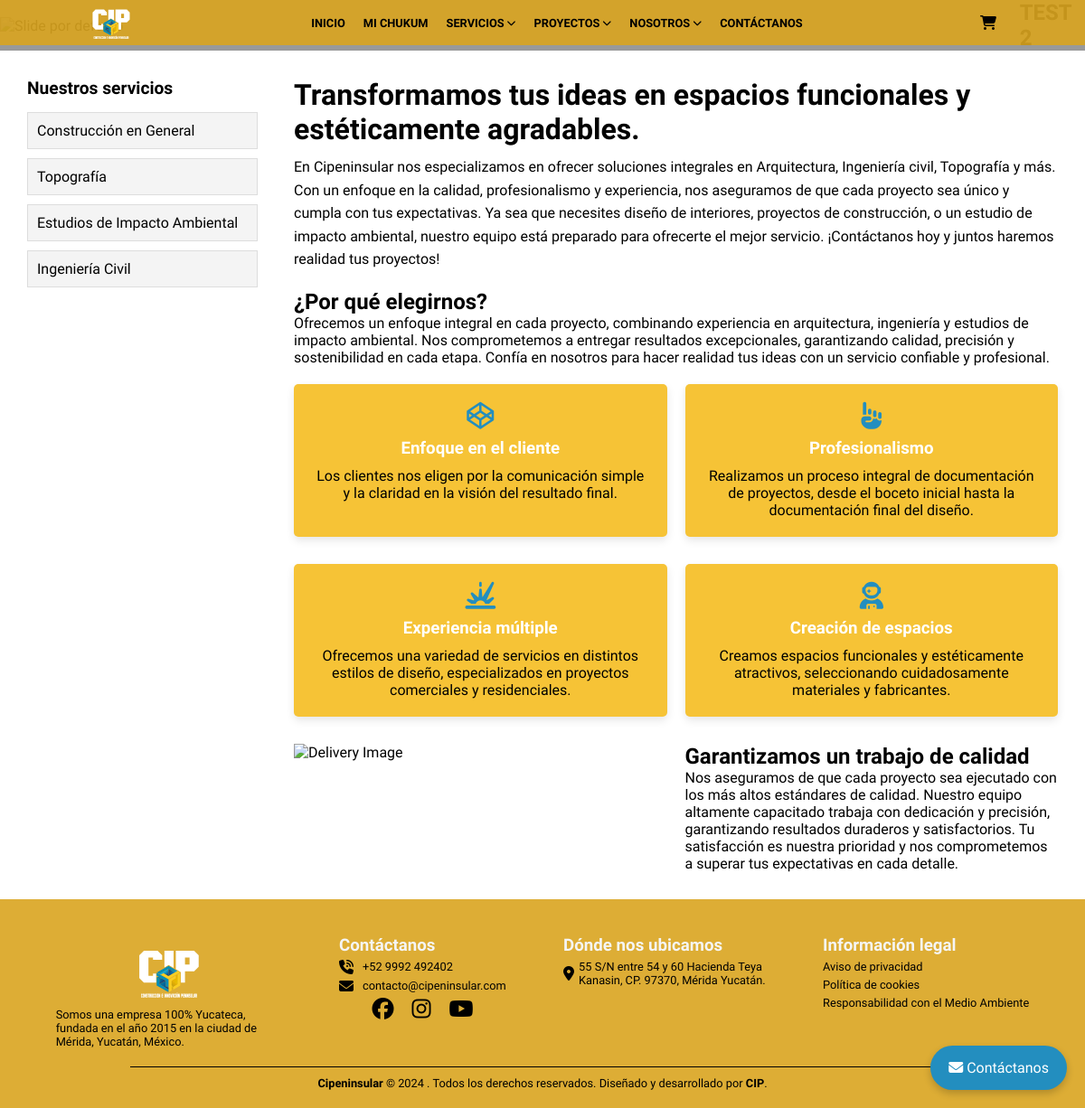
Before: /servicios-detallados/ with the older database file.
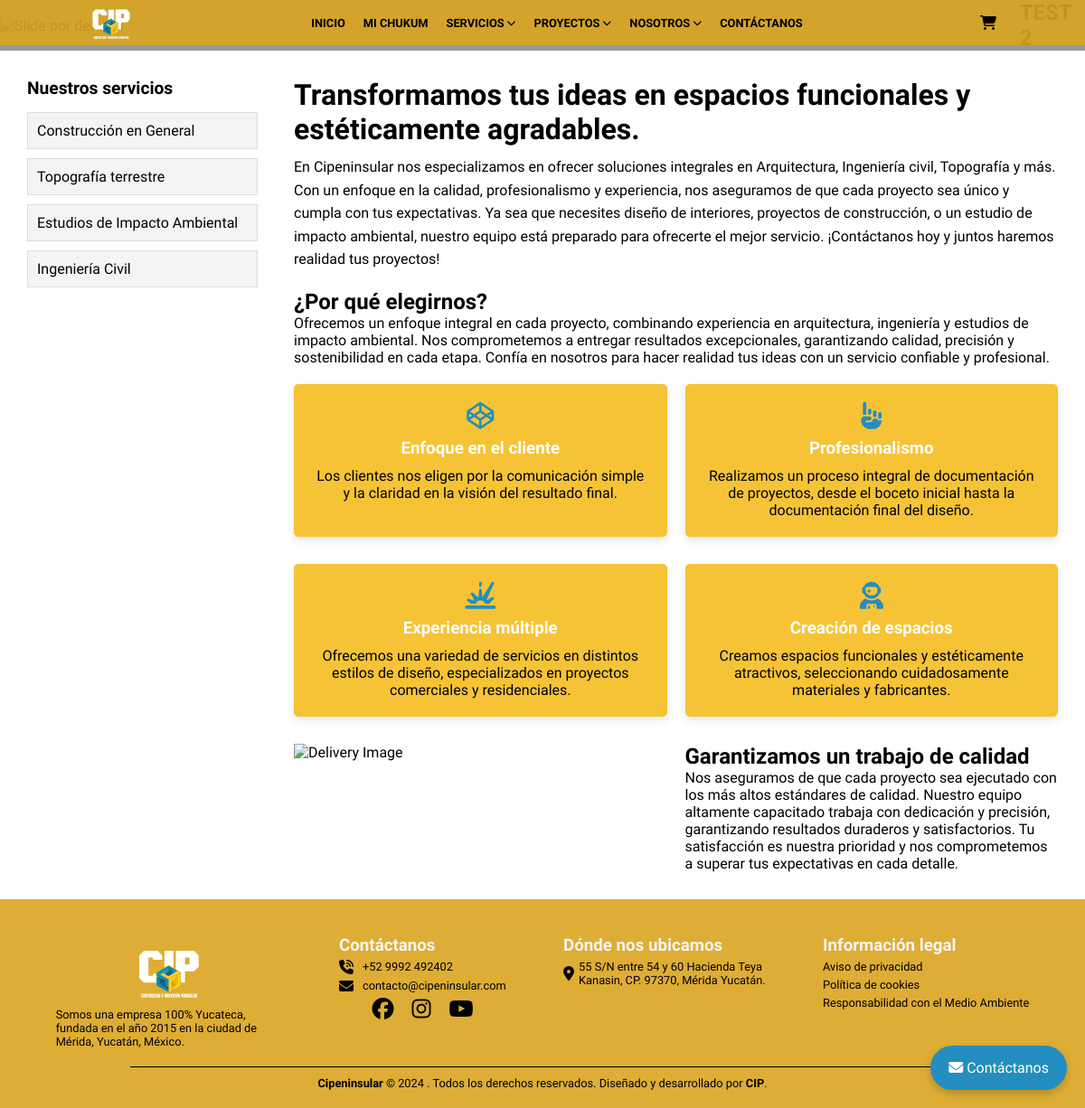
After: the same page with the newer database file.
### cip_main/models.py (models this page shows, shortened)
class Servicio(models.Model):
    titulo = models.CharField(max_length=200)
    descripcion = models.TextField()
    imagen = models.ImageField(upload_to='servicios/')
    icono = models.ImageField(
        upload_to='iconos/',  # Carpeta donde se guardarán las imágenes de los iconos
        blank=True,          # Opcional: Permitir que esté vacío
        null=True            # Opcional: Permitir que sea nulo
    )
    parent = models.ForeignKey(
        'self',  # Relación a sí mismo
        on_delete=models.CASCADE,  # Si eliminas un servicio, se eliminan los subservicios
        related_name='subservicios',  # Nombre de la relación inversa
        blank=True,  # Permitir que sea nulo (para servicios principales)
        null=True
    )

### cip_main/views.py (the view)
# urls.py: path('servicios-detallados/', views.detailed_services_view, name='servicios detallados'),
def detailed_services_view(request):
    servicio_id = request.GET.get('servicio_id')  # Obtenemos el servicio_id desde la URL
    servicios = Servicio.objects.filter(parent__isnull=True)
    subservicio = None  # O algún valor predeterminado
    slides = []
    if servicio_id:
        subservicio = get_object_or_404(Servicio, id=servicio_id)
        slides = Slide.objects.filter(servicio=subservicio)  # Filtramos por servicio
    return render(request, 'detailed-services.html', {
        'servicios':servicios,
        'subservicio':subservicio,
        'slides':slides,
    })

### cip_main/templates/detailed-services.html (shortened to what this page needs)
{% extends 'base.html' %}
{% load static %}
{% block header_class %}servicios detallados{% endblock %}
{% block hero %}
  <h1>TEST 2</h1>
{% endblock %}
{% block slides %}
<ul class="rslides">
  {% for slide in slides %}
    <li>
      <img src="{{ slide.imagen.url }}" alt="" />
    </li>
  {% empty %}
    <li>
    </li>
  {% endfor %}
</ul>
{% endblock %}
{% block content %}
<div id="detailed_services">
  <aside class="sidebar">
    <div class="services-list">
      <h3>Nuestros servicios</h3>
      <ul class="menu-services">
        {% for servicio in servicios %}
        <li class="item-service">
          <p>{{ servicio.titulo }}</p>
        </li>
        {% endfor %}
      </ul>
    </div>
  </aside>
  <main class="main-content">
    <div class="title">
      <h1>Transformamos tus ideas en espacios funcionales y estéticamente agradables.
      </h1>
      <p>
        En Cipeninsular nos especializamos en ofrecer soluciones integrales en Arquitectura, Ingeniería civil,
        Topografía y más. Con un enfoque en la calidad, profesionalismo y experiencia, nos aseguramos de que cada proyecto
        sea único y cumpla con tus expectativas. Ya sea que necesites diseño de interiores, proyectos de construcción, o
        un estudio de impacto ambiental, nuestro equipo está preparado para ofrecerte el mejor servicio. ¡Contáctanos hoy
        y juntos haremos realidad tus proyectos!
      </p>
    </div>
    <div class="why-choose-us">
      <h2>¿Por qué elegirnos?</h2>
      <p>
        Ofrecemos un enfoque integral en cada proyecto, combinando experiencia en arquitectura, ingeniería y estudios de
        impacto ambiental. Nos comprometemos a entregar resultados excepcionales, garantizando calidad, precisión y
        sostenibilidad en cada etapa. Confía en nosotros para hacer realidad tus ideas con un servicio confiable y
        profesional.
      </p>
    </div>
    <div class="facts">
      <div class="features">
        <i class="icons fa-brands fa-codepen"></i>
        <h3>Enfoque en el cliente</h3>
        <p>
          Los clientes nos eligen por la comunicación simple y la claridad en la visión del resultado final.
        </p>
      </div>
      <div class="features">
        <i class="icons fa-solid fa-hand-point-up"></i>
        <h3>Profesionalismo</h3>
        <p>
          Realizamos un proceso integral de documentación de proyectos, desde el boceto inicial hasta la documentación final del diseño.
        </p>
      </div>
      <div class="features">
        <i class="icons fa-solid fa-explosion"></i>
        <h3>Experiencia múltiple</h3>
        <p>
          Ofrecemos una variedad de servicios en distintos estilos de diseño, especializados en proyectos comerciales y residenciales.
        </p>
      </div>
      <div class="features">
        <i class="icons fa-solid fa-user-astronaut"></i>
        <h3>Creación de espacios</h3>
        <p>
          Creamos espacios funcionales y estéticamente atractivos, seleccionando cuidadosamente materiales y fabricantes.        </p>
      </div>
    </div>
    <div class="our-job">
      <figure>
        <img src="{% static 'images/img-demo-service.png' %}" alt="Delivery Image">
      </figure>
      <div class="demo">
        <h2>Garantizamos un trabajo de calidad</h2>
        <p>
          Nos aseguramos de que cada proyecto sea ejecutado con los más altos estándares de calidad. Nuestro equipo
          altamente capacitado trabaja con dedicación y precisión, garantizando resultados duraderos y satisfactorios. Tu
          satisfacción es nuestra prioridad y nos comprometemos a superar tus expectativas en cada detalle.
        </p>
      </div>
    </div>
  </main>
</div>
{% endblock %}

Changed rows visible on the page:
changed Servicio: titulo "Topografía" → "Topografía terrestre"
